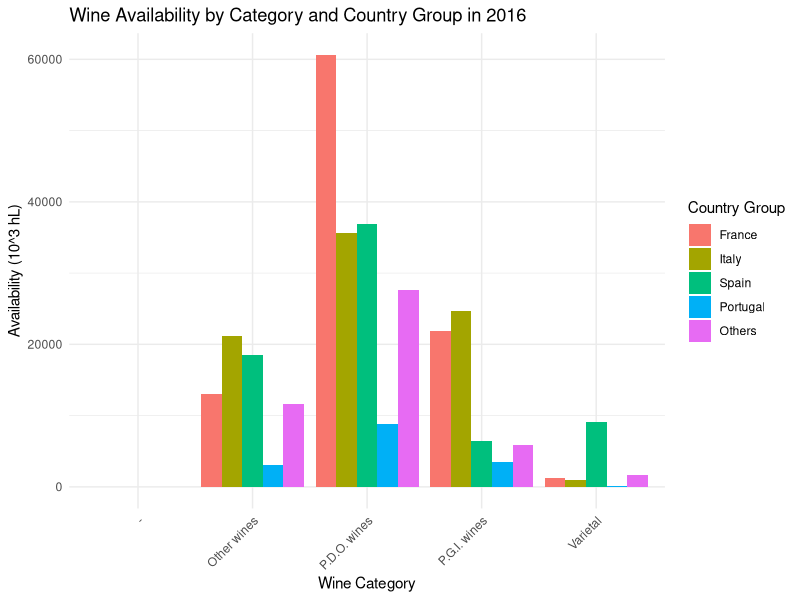

Source code (R):
# INFO
## Contém dados desde 1997 até 2024
## Os dados incluem:
##          - quantidade de vinho em armazém antes da colheita (Opening Stock em 10^3 hL)
##          - quantidade de vinho produzido durante a colheita (Production em 10^3 hL)
##          - quantidade de vinho em armazém após a colheira   (Availability em 10^3 hL)

# EXERCÍCIO
## Eliminar todas as observações que não incluem a variável Category
## Eliminar todas as observações que a variável Product Group == Non-Vinified
## Pacote ggplot2
## Produzir gráfico de barras que permita comparar a distribuição da variável Availability
## Apenas em 2016
## Entre: France, Italy, Spain, Portugal e Others (agrupamento)

# SUBMISSÃO 
## PDF com uma página A4 que inclua o código e o gráfico produzido

#pacote ggplot2 e readxl
library(ggplot2)
library(readxl)

#ler o ficheiro
dados <- read_excel("pergunta2/wine_prod_EU.xlsx")

#remover observações com Category em falta ou Product Group == "Non-Vinified"
df_wine_cleaned <- subset(dados, !is.na(Category))
df_wine_cleaned <- subset(df_wine_cleaned, `Product Group` != "Non-Vinified")

#filtrar apenas o ano de 2016
df_2016 <- subset(df_wine_cleaned, Year == 2016)

#criar nova coluna para agrupar países
df_2016$Country_Group <- ifelse(df_2016$`Member State` == "France", "France",
                                 ifelse(df_2016$`Member State` == "Italy", "Italy",
                                        ifelse(df_2016$`Member State` == "Spain", "Spain",
                                               ifelse(df_2016$`Member State` == "Portugal", "Portugal", "Others"))))

#agrupar e somar Availability por CountryGroup
df_plot_data <- aggregate(Availability ~ Category + Country_Group, data = df_2016, FUN = sum, na.rm = TRUE)

df_plot_data$Country_Group <- factor(df_plot_data$Country_Group,
                                     levels = c("France", "Italy", "Spain", "Portugal", "Others"))

#criar gráfico de barras
wine_plot <- ggplot(df_plot_data, aes(x = Category, y = Availability, fill = Country_Group)) +
  geom_bar(stat = "identity", position = "dodge") +
  labs(
    title = "Wine Availability by Category and Country Group in 2016",
    x = "Wine Category",
    y = "Availability (10^3 hL)",
    fill = "Country Group"
  ) +
  theme_minimal() +
  theme(axis.text.x = element_text(angle = 45, hjust = 1)) # Roda as legendas do eixo X para melhor leitura

ggsave("grafico_vinho.png", width = 8, height = 5)